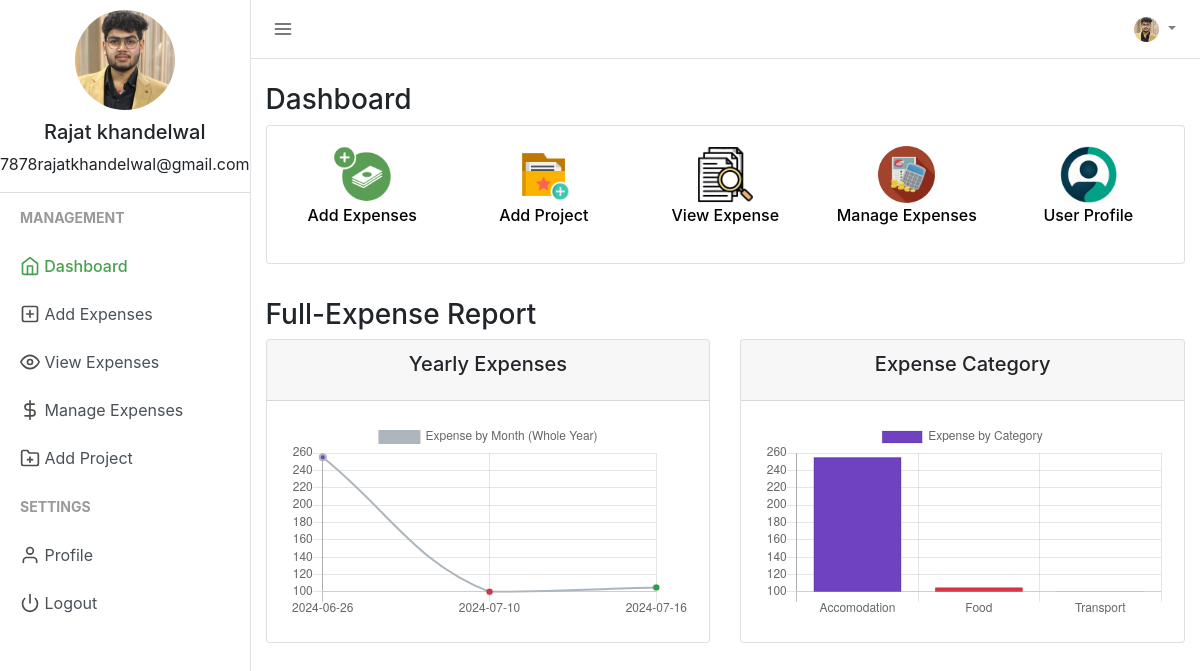
/index.php (signed in), run on the app's committed database.
### tables this page shows
CREATE TABLE `users` (
  `user_id` int(11) NOT NULL,
  `firstname` varchar(50) NOT NULL,
  `lastname` varchar(25) NOT NULL,
  `email` varchar(50) NOT NULL,
  `profile_path` varchar(50) NOT NULL DEFAULT 'default_profile.png',
  `password` varchar(50) NOT NULL,
  `trn_date` datetime NOT NULL
);

### session.php (called while the page is built, shortened)
<?php
include("config.php");
$sess_email = $_SESSION["email"];
$sql = "SELECT user_id, firstname, lastname, email, profile_path FROM users WHERE email = '$sess_email'";
$result = $con->query($sql);
if ($result->num_rows > 0) {
  while($row = $result->fetch_assoc()) {
    $userid=$row["user_id"];
    $username =$row["firstname"]." ".$row["lastname"];
    $useremail=$row["email"];
    $userprofile="uploads/".$row["profile_path"];
  }
} else {
    $userid="GHX1Y2";
    $username ="Jhon Doe";
    $useremail="mailid@domain.com";
    $userprofile="Uploads/default_profile.png";
}
?>

### index.php (the view, shortened to what this page needs)
<?php
  include("session.php");
  $exp_category_dc = mysqli_query($con, "SELECT expensecategory FROM expenses WHERE user_id = '$userid' GROUP BY expensecategory");
  $exp_amt_dc = mysqli_query($con, "SELECT SUM(expense) FROM expenses WHERE user_id = '$userid' GROUP BY expensecategory");
  $exp_date_line = mysqli_query($con, "SELECT expensedate FROM expenses WHERE user_id = '$userid' GROUP BY expensedate");
  $exp_amt_line = mysqli_query($con, "SELECT SUM(expense) FROM expenses WHERE user_id = '$userid' GROUP BY expensedate");
?>
<!DOCTYPE html>
<html lang="en">
<head>
  <link href="css/bootstrap.min.css" rel="stylesheet">
  <link href="css/style.css" rel="stylesheet">
</head>
<body>
  <div class="d-flex" id="wrapper">
    <div class="border-right" id="sidebar-wrapper">
      <div class="user">
        <img class="img img-fluid rounded-circle" src="<?php echo $userprofile ?>" width="120">
        <h5><?php echo $username ?></h5>
        <p><?php echo $useremail ?></p>
      </div>
      <div class="sidebar-heading">Management</div>
      <div class="list-group list-group-flush">
        <a href="index.php" class="list-group-item list-group-item-action sidebar-active"><span data-feather="home"></span> Dashboard</a>
        <a href="add_expense.php" class="list-group-item list-group-item-action "><span data-feather="plus-square"></span> Add Expenses</a>
        <a href="view.php" class="list-group-item list-group-item-action sidebar"><span data-feather="eye"></span> View Expenses</a>
        <a href="manage_expense.php" class="list-group-item list-group-item-action "><span data-feather="dollar-sign"></span> Manage Expenses</a>
        <a href="add_project.php" class="list-group-item list-group-item-action sidebar"><span data-feather="folder-plus"></span> Add Project</a>
      </div>
      <div class="sidebar-heading">Settings </div>
      <div class="list-group list-group-flush">
        <a href="profile.php" class="list-group-item list-group-item-action "><span data-feather="user"></span> Profile</a>
        <a href="logout.php" class="list-group-item list-group-item-action "><span data-feather="power"></span> Logout</a>
      </div>
    </div>
    <div id="page-content-wrapper">
      <nav class="navbar navbar-expand-lg navbar-light  border-bottom">
        <button class="toggler" type="button" id="menu-toggle" aria-expanded="false">
          <span data-feather="menu"></span>
        </button>
        <div class="collapse navbar-collapse" id="navbarSupportedContent">
          <ul class="navbar-nav ml-auto mt-2 mt-lg-0">
            <li class="nav-item dropdown">
              <a class="nav-link dropdown-toggle" href="#" id="navbarDropdown" role="button" data-toggle="dropdown" aria-haspopup="true" aria-expanded="false">
                <img class="img img-fluid rounded-circle" src="<?php echo $userprofile ?>" width="25">
              </a>
            </li>
          </ul>
        </div>
      </nav>
      <div class="container-fluid">
        <h3 class="mt-4">Dashboard</h3>
        <div class="row">
          <div class="col-md">
            <div class="card">
              <div class="card-body">
                <div class="row">
                  <div class="col text-center">
                    <a href="add_expense.php"><img src="icon/addex.png" width="57px" />
                      <p>Add Expenses</p>
                    </a>
                  </div>
                  <div class="col text-center">
                    <a href="add_project.php"><img src="icon/add.png" width="57px" />
                      <p>Add Project</p>
                    </a>
                  </div>
                  <div class="col text-center">
                    <a href="view.php"><img src="icon/search.png" width="57px" />
                      <p>View Expense</p>
                    </a>
                  </div>
                  <div class="col text-center">
                    <a href="manage_expense.php"><img src="icon/maex.png" width="57px" />
                      <p>Manage Expenses</p>
                    </a>
                  </div>
                  <div class="col text-center">
                    <a href="profile.php"><img src="icon/prof.png" width="57px" />
                      <p>User Profile</p>
                    </a>
                  </div>
                </div>
              </div>
            </div>
          </div>
        </div>
        <h3 class="mt-4">Full-Expense Report</h3>
        <div class="row">
          <div class="col-md">
            <div class="card">
              <div class="card-header">
                <h5 class="card-title text-center">Yearly Expenses</h5>
              </div>
              <div class="card-body">
                <canvas id="expense_line" height="150"></canvas>
              </div>
            </div>
          </div>
          <div class="col-md">
            <div class="card">
              <div class="card-header">
                <h5 class="card-title text-center">Expense Category</h5>
              </div>
              <div class="card-body">
                <canvas id="expense_category_pie" height="150"></canvas>
              </div>
            </div>
          </div>
        </div>
      </div>
    </div>
  </div>
  <script>
    var ctx = document.getElementById('expense_category_pie').getContext('2d');
    var myChart = new Chart(ctx, {
      type: 'bar',
      data: {
        labels: [<?php while ($a = mysqli_fetch_array($exp_category_dc)) {
                    echo '"' . $a['expensecategory'] . '",';
                  } ?>],
        datasets: [{
          label: 'Expense by Category',
          data: [<?php while ($b = mysqli_fetch_array($exp_amt_dc)) {
                    echo '"' . $b['SUM(expense)'] . '",';
                  } ?>],
          backgroundColor: [
            '#6f42c1',
            '#dc3545',
            '#28a745',
            '#007bff',
            '#ffc107',
            '#20c997',
            '#17a2b8',
            '#fd7e14',
            '#e83e8c',
            '#6610f2'
          ],
          borderWidth: 1
        }]
      }
    });
    var line = document.getElementById('expense_line').getContext('2d');
    var myChart = new Chart(line, {
      type: 'line',
      data: {
        labels: [<?php while ($c = mysqli_fetch_array($exp_date_line)) {
                    echo '"' . $c['expensedate'] . '",';
                  } ?>],
        datasets: [{
          label: 'Expense by Month (Whole Year)',
          data: [<?php while ($d = mysqli_fetch_array($exp_amt_line)) {
                    echo '"' . $d['SUM(expense)'] . '",';
                  } ?>],
          borderColor: [
            '#adb5bd'
          ],
          backgroundColor: [
            '#6f42c1',
            '#dc3545',
            '#28a745',
            '#007bff',
            '#ffc107',
            '#20c997',
            '#17a2b8',
            '#fd7e14',
            '#e83e8c',
            '#6610f2'
          ],
          fill: false,
          borderWidth: 2
        }]
      }
    });
  </script>
</body>
</html>

### css/style.css (style rules this page uses)
body { background-color: #000000; }
.feather { width: 20px; height: 20px; stroke: #4d4d4d; stroke-width: 2; stroke-linecap: round; stroke-linejoin: round; fill: none; vertical-align: text-bottom; }
.list-group { background-color: #ffffff; }
.list-group-item { border: none; }
.user { text-align: center; border-bottom: 1px solid #ddd; }
.user img { padding: 10px; }
.toggler { color: #000; background-color: #fff; border: none; outline: none; }
.sidebar-active { color: #47a04b; font-weight: 500; }
.sidebar-active .feather { stroke: #47a04b; font-weight: 500; }
#wrapper { overflow-x: hidden; background-color: #fff; }
#sidebar-wrapper { min-height: 100vh; margin-left: -15rem; -webkit-transition: margin 0.25s ease-out; -moz-transition: margin 0.25s ease-out; -o-transition: margin 0.25s ease-out; transition: margin 0.25s ease-out; }
#sidebar-wrapper .sidebar-heading { padding: 0.875rem 1.25rem; font-size: 14px; font-weight: bold; text-transform: uppercase; color: #999; }
#sidebar-wrapper .list-group { width: 15rem; }
#page-content-wrapper { min-width: 100vw; }
@media (min-width: 768px) { #sidebar-wrapper { margin-left: 0; } }
@media (min-width: 768px) { #page-content-wrapper { min-width: 0; width: 100%; } }
.card { margin-bottom: 10px; }
.container-fluid { margin-right: 20px; }

### index.php (style rules this page uses)
.card a { color: #000; font-weight: 500; }

### data on the page
users: profile_path (picture), username "Rajat khandelwal", email "7878rajatkhandelwal@gmail.com"

### other printed values
chart data {{ $a['expensecategory'] }} Accomodation, Food, Transport
chart data {{ $b['SUM(expense)'] }} 255, 105, 100
chart data {{ $c['expensedate'] }} 2024-06-26, 2024-07-10, 2024-07-16
chart data {{ $d['SUM(expense)'] }} 255, 100, 105
